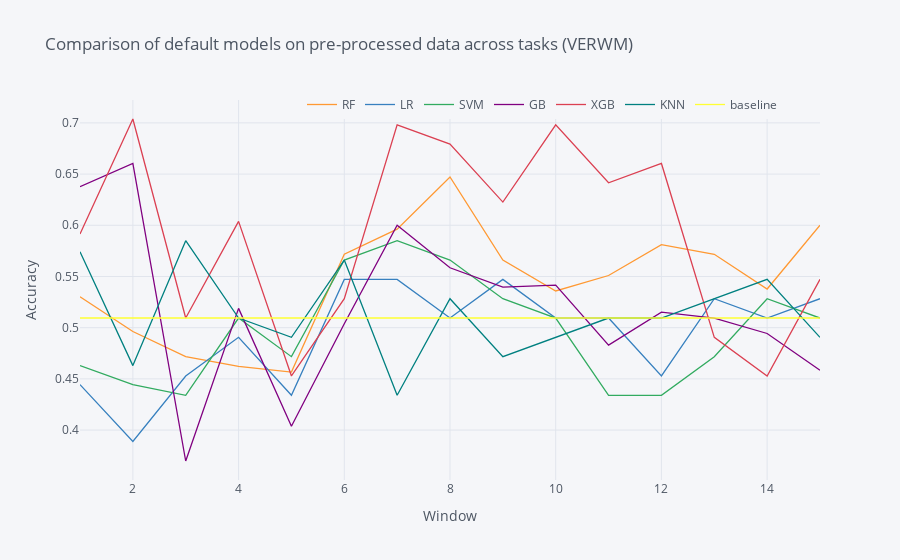

Notebook code cell kept with this figure:
### Code cell
# preprocessed.to_csv(r'log/VERWM_preprocessed.csv', index=True)
preprocessed = pd.read_csv('log/VERWM_preprocessed_1.csv', index_col=0)
plot_results(preprocessed, "Comparison of default models on pre-processed data across tasks (VERWM)")

### Figure 1 — Plotly figure (JSON) as saved in the notebook; plotly's stock layout.template omitted (floating-point values rounded to 4 significant figures)
{"data": [{"line": {"color": "rgba(255, 153, 51, 1.0)", "dash": "solid", "shape": "linear", "width": 1.3}, "mode": "lines", "name": "RF", "text": "", "type": "scatter", "x": ["1", "2", "3", "4", "5", "6", "7", "8", "9", "10", "11", "12", "13", "14", "15"], "y": [0.5302, 0.4962, 0.4717, 0.4623, 0.4566, 0.5717, 0.5962, 0.6472, 0.566, 0.5358, 0.5509, 0.5811, 0.5717, 0.5377, 0.6]}, {"line": {"color": "rgba(55, 128, 191, 1.0)", "dash": "solid", "shape": "linear", "width": 1.3}, "mode": "lines", "name": "LR", "text": "", "type": "scatter", "x": ["1", "2", "3", "4", "5", "6", "7", "8", "9", "10", "11", "12", "13", "14", "15"], "y": [0.4444, 0.3889, 0.4528, 0.4906, 0.434, 0.5472, 0.5472, 0.5094, 0.5472, 0.5094, 0.5094, 0.4528, 0.5283, 0.5094, 0.5283]}, {"line": {"color": "rgba(50, 171, 96, 1.0)", "dash": "solid", "shape": "linear", "width": 1.3}, "mode": "lines", "name": "SVM", "text": "", "type": "scatter", "x": ["1", "2", "3", "4", "5", "6", "7", "8", "9", "10", "11", "12", "13", "14", "15"], "y": [0.463, 0.4444, 0.434, 0.5094, 0.4717, 0.566, 0.5849, 0.566, 0.5283, 0.5094, 0.434, 0.434, 0.4717, 0.5283, 0.5094]}, {"line": {"color": "rgba(128, 0, 128, 1.0)", "dash": "solid", "shape": "linear", "width": 1.3}, "mode": "lines", "name": "GB", "text": "", "type": "scatter", "x": ["1", "2", "3", "4", "5", "6", "7", "8", "9", "10", "11", "12", "13", "14", "15"], "y": [0.6377, 0.6604, 0.3698, 0.5189, 0.4038, 0.5038, 0.6, 0.5585, 0.5396, 0.5415, 0.483, 0.5151, 0.5094, 0.4943, 0.4585]}, {"line": {"color": "rgba(219, 64, 82, 1.0)", "dash": "solid", "shape": "linear", "width": 1.3}, "mode": "lines", "name": "XGB", "text": "", "type": "scatter", "x": ["1", "2", "3", "4", "5", "6", "7", "8", "9", "10", "11", "12", "13", "14", "15"], "y": [0.5915, 0.7038, 0.5094, 0.6038, 0.4528, 0.5283, 0.6981, 0.6792, 0.6226, 0.6981, 0.6415, 0.6604, 0.4906, 0.4528, 0.5472]}, {"line": {"color": "rgba(0, 128, 128, 1.0)", "dash": "solid", "shape": "linear", "width": 1.3}, "mode": "lines", "name": "KNN", "text": "", "type": "scatter", "x": ["1", "2", "3", "4", "5", "6", "7", "8", "9", "10", "11", "12", "13", "14", "15"], "y": [0.5741, 0.463, 0.5849, 0.5094, 0.4906, 0.566, 0.434, 0.5283, 0.4717, 0.4906, 0.5094, 0.5094, 0.5283, 0.5472, 0.4906]}, {"line": {"color": "rgba(255, 255, 51, 1.0)", "dash": "solid", "shape": "linear", "width": 1.3}, "mode": "lines", "name": "baseline", "text": "", "type": "scatter", "x": ["1", "2", "3", "4", "5", "6", "7", "8", "9", "10", "11", "12", "13", "14", "15"], "y": [0.5094, 0.5094, 0.5094, 0.5094, 0.5094, 0.5094, 0.5094, 0.5094, 0.5094, 0.5094, 0.5094, 0.5094, 0.5094, 0.5094, 0.5094]}], "layout": {"legend": {"bgcolor": "#F5F6F9", "font": {"color": "#4D5663"}, "orientation": "h", "x": 0.3, "y": 0.95, "yanchor": "bottom"}, "paper_bgcolor": "#F5F6F9", "plot_bgcolor": "#F5F6F9", "showlegend": true, "title": {"font": {"color": "#4D5663"}, "text": "Comparison of default models on pre-processed data across tasks (VERWM)"}, "xaxis": {"gridcolor": "#E1E5ED", "showgrid": true, "tickfont": {"color": "#4D5663"}, "title": {"font": {"color": "#4D5663"}, "text": "Window"}, "zerolinecolor": "#E1E5ED"}, "yaxis": {"gridcolor": "#E1E5ED", "showgrid": true, "tickfont": {"color": "#4D5663"}, "title": {"font": {"color": "#4D5663"}, "text": "Accuracy"}, "zerolinecolor": "#E1E5ED"}}}
